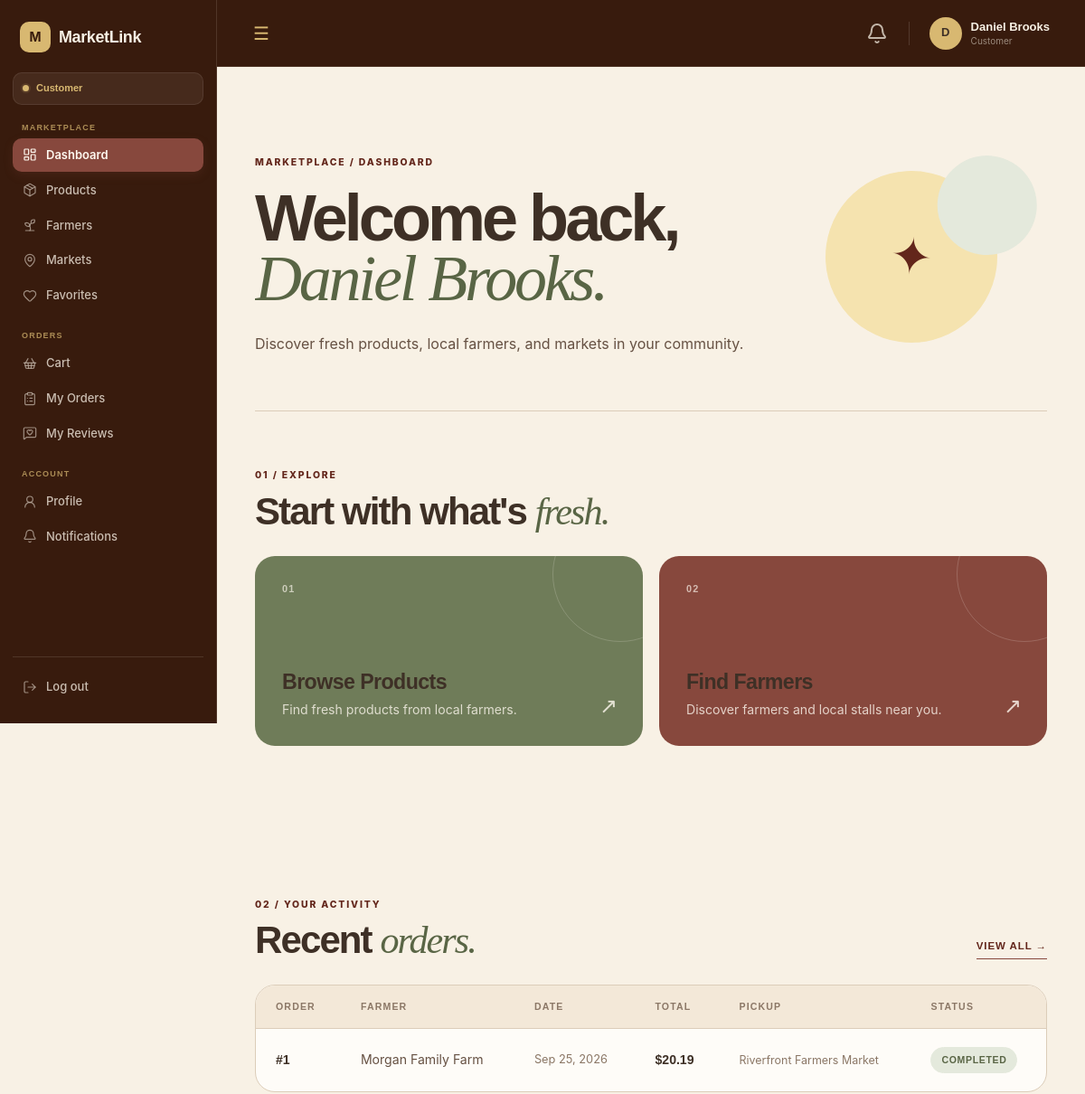
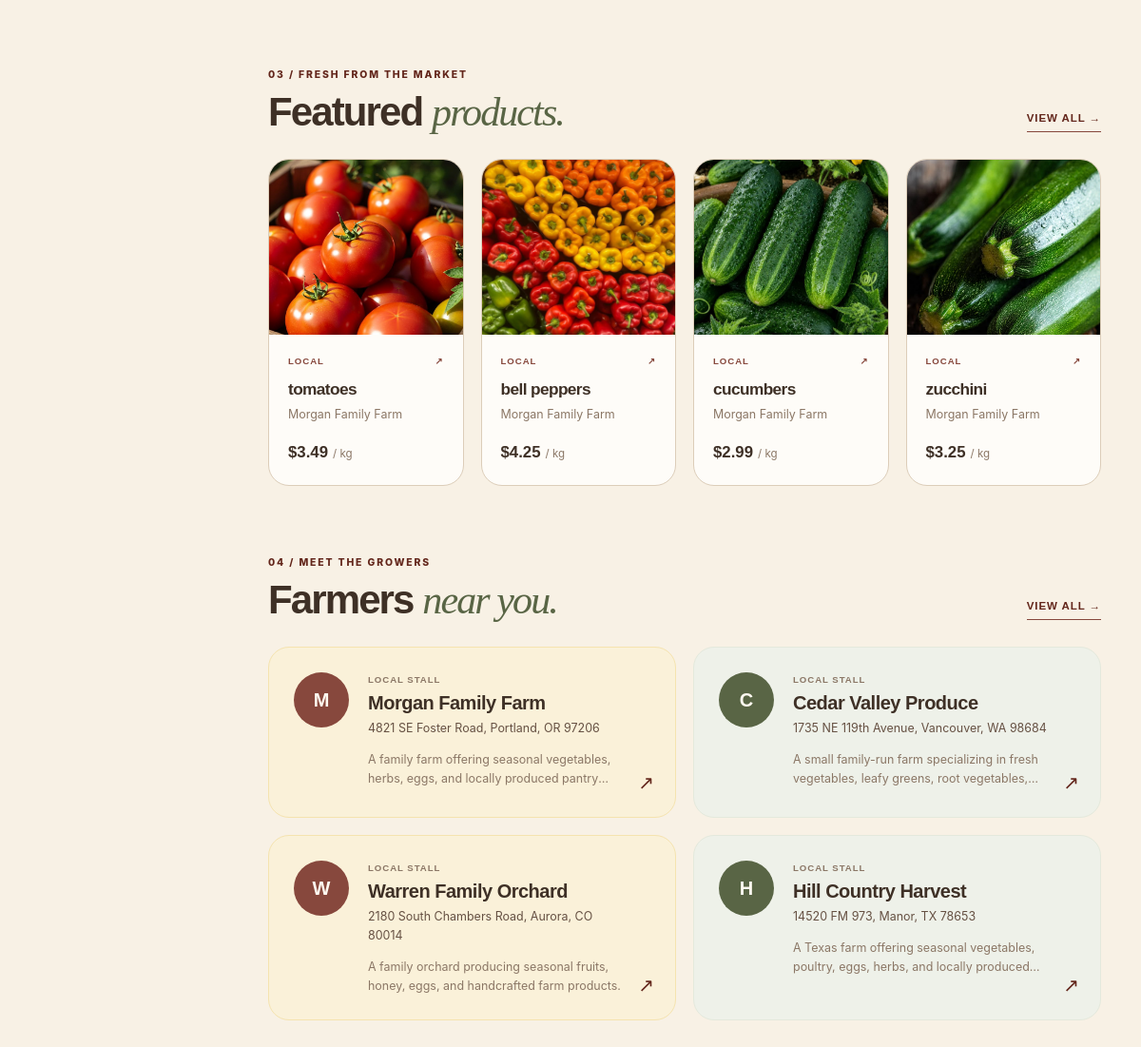
/customer/dashboard.php (signed in), run on the app's committed database (2 pictures, top to bottom).
### tables this page shows
CREATE TABLE `orders` (
  `id` int(10) UNSIGNED NOT NULL,
  `customer_id` int(10) UNSIGNED NOT NULL,
  `farmer_id` int(10) UNSIGNED NOT NULL,
  `market_id` int(10) UNSIGNED NOT NULL,
  `pickup_slot_id` int(10) UNSIGNED NOT NULL,
  `pickup_date` date DEFAULT NULL,
  `status` enum('pending','accepted','preparing','ready','completed','cancelled') NOT NULL DEFAULT 'pending',
  `subtotal` decimal(10,2) NOT NULL DEFAULT 0.00,
  `notes` text DEFAULT NULL,
  `created_at` timestamp NOT NULL DEFAULT current_timestamp(),
  `updated_at` timestamp NOT NULL DEFAULT current_timestamp() ON UPDATE current_timestamp()
);

CREATE TABLE `farmers` (
  `id` int(10) UNSIGNED NOT NULL,
  `user_id` int(10) UNSIGNED NOT NULL,
  `stall_name` varchar(150) NOT NULL,
  `contact_person` varchar(100) DEFAULT NULL,
  `description` text DEFAULT NULL,
  `address` varchar(255) DEFAULT NULL,
  `latitude` decimal(10,8) DEFAULT NULL,
  `longitude` decimal(11,8) DEFAULT NULL,
  `approval_status` enum('pending','approved','rejected') NOT NULL DEFAULT 'pending',
  `created_at` timestamp NOT NULL DEFAULT current_timestamp(),
  `updated_at` timestamp NOT NULL DEFAULT current_timestamp() ON UPDATE current_timestamp()
);

CREATE TABLE `markets` (
  `id` int(10) UNSIGNED NOT NULL,
  `name` varchar(150) NOT NULL,
  `description` text DEFAULT NULL,
  `address` varchar(255) NOT NULL,
  `latitude` decimal(10,8) DEFAULT NULL,
  `longitude` decimal(11,8) DEFAULT NULL,
  `opening_time` time DEFAULT NULL,
  `closing_time` time DEFAULT NULL,
  `operating_days` varchar(100) DEFAULT NULL,
  `map_provider` varchar(50) NOT NULL DEFAULT 'OpenStreetMap',
  `status` enum('active','inactive') NOT NULL DEFAULT 'active',
  `created_at` timestamp NOT NULL DEFAULT current_timestamp(),
  `updated_at` timestamp NOT NULL DEFAULT current_timestamp() ON UPDATE current_timestamp()
);

CREATE TABLE `products` (
  `id` int(10) UNSIGNED NOT NULL,
  `farmer_id` int(10) UNSIGNED NOT NULL,
  `category_id` int(10) UNSIGNED NOT NULL,
  `name` varchar(150) NOT NULL,
  `description` text DEFAULT NULL,
  `price` decimal(10,2) NOT NULL,
  `unit` varchar(50) NOT NULL,
  `stock_quantity` decimal(10,2) NOT NULL DEFAULT 0.00,
  `image` varchar(255) DEFAULT NULL,
  `is_available` tinyint(1) NOT NULL DEFAULT 1,
  `moderation_status` enum('pending','approved','rejected') NOT NULL DEFAULT 'approved',
  `moderation_reason` text DEFAULT NULL,
  `created_at` timestamp NOT NULL DEFAULT current_timestamp(),
  `updated_at` timestamp NOT NULL DEFAULT current_timestamp() ON UPDATE current_timestamp()
);

### includes/auth.php (called while the page is built, shortened)
<?php
function getUserId(): ?int
{
    return $_SESSION['user_id'] ?? null;
}
function getUserName(): ?string
{
    return $_SESSION['name'] ?? null;
}

### includes/functions.php (called while the page is built, shortened)
<?php
function e($value): string
{
    return htmlspecialchars(
        (string) $value,
        ENT_QUOTES,
        'UTF-8'
    );
}
function formatPrice(float|int $price): string
{
    return number_format($price, 2);
}
function formatDate(string $date): string
{
    return date('M d, Y', strtotime($date));
}

### customer/dashboard.php (the view, shortened to what this page needs)
<?php
require_once __DIR__ . '/../includes/include.php';
$user_id = getUserId();
$user_name = getUserName();
$orders = [];
$stmt = $conn->prepare("
    SELECT
        orders.id,
        farmers.stall_name,
        markets.name AS market_name,
        orders.status,
        orders.subtotal,
        orders.created_at
    FROM orders
    JOIN farmers
        ON orders.farmer_id = farmers.id
    JOIN markets
        ON orders.market_id = markets.id
    WHERE orders.customer_id = ?
    ORDER BY orders.created_at DESC
    LIMIT 5
");
$stmt->bind_param("i", $user_id);
$stmt->execute();
$result = $stmt->get_result();
while ($row = $result->fetch_assoc()) {
    $orders[] = $row;
}
$featured_products = [];
$stmt = $conn->prepare("
    SELECT
        p.id,
        p.name,
        p.price,
        p.unit,
        p.image,
        f.id AS farmer_id,
        f.stall_name
    FROM products p
    JOIN farmers f
        ON p.farmer_id = f.id
    WHERE p.is_available = 1
      AND p.moderation_status = ?
      AND f.approval_status = ?
    ORDER BY p.created_at DESC
    LIMIT 4
");
$moderation_status = M_APPROVED;
$approval_status = A_APPROVED;
$stmt->bind_param(
    "ss",
    $moderation_status,
    $approval_status
);
$stmt->execute();
$result = $stmt->get_result();
while ($row = $result->fetch_assoc()) {
    $featured_products[] = $row;
}
$farmers = [];
$stmt = $conn->prepare("
    SELECT
        id,
        stall_name,
        description,
        address
    FROM farmers
    WHERE approval_status = ?
    ORDER BY created_at DESC
    LIMIT 4
");
$approval_status = A_APPROVED;
$stmt->bind_param(
    "s",
    $approval_status
);
$stmt->execute();
$result = $stmt->get_result();
while ($row = $result->fetch_assoc()) {
    $farmers[] = $row;
}
?>
<!DOCTYPE html>
<html lang="en">
<head>
    <link
        rel="stylesheet"
        href="../assets/css/base.css"
    >
    <link
        rel="stylesheet"
        href="../assets/css/navbar.css"
    >
    <link
        rel="stylesheet"
        href="../assets/css/dashboard.css"
    >
    <link
        rel="stylesheet"
        href="../assets/css/sidebar.css"
    >
</head>
<body>
    <?php include __DIR__ . '/../includes/navbar.php'; ?>
    <?php include __DIR__ . '/../includes/sidebar.php'; ?>
    <main class="main-content customer-dashboard">
        <section class="customer-hero">
            <div class="customer-hero-copy">
                <span class="eyebrow">
                    MARKETPLACE / DASHBOARD
                </span>
                <h1>
                    Welcome back,
                    <em><?= e($user_name) ?>.</em>
                </h1>
                <p>
                    Discover fresh products, local farmers,
                    and markets in your community.
                </p>
            </div>
            <div class="customer-hero-mark">
                <span>✦</span>
            </div>
        </section>
        <section class="customer-actions">
            <div class="customer-section-intro">
                <span class="eyebrow">
                    01 / Explore
                </span>
                <h2>
                    Start with what's
                    <em>fresh.</em>
                </h2>
            </div>
            <div class="customer-action-grid">
                <a
                    href="products.php"
                    class="customer-action-card action-products"
                >
                    <span class="action-number">01</span>
                    <div class="action-content">
                        <h3>Browse Products</h3>
                        <p>
                            Find fresh products from local farmers.
                        </p>
                    </div>
                    <span class="action-arrow">↗</span>
                </a>
                <a
                    href="farmers.php"
                    class="customer-action-card action-farmers"
                >
                    <span class="action-number">02</span>
                    <div class="action-content">
                        <h3>Find Farmers</h3>
                        <p>
                            Discover farmers and local stalls near you.
                        </p>
                    </div>
                    <span class="action-arrow">↗</span>
                </a>
            </div>
        </section>
        <section class="customer-section customer-orders-section">
            <div class="customer-section-heading">
                <div>
                    <span class="eyebrow">
                        02 / Your activity
                    </span>
                    <h2>
                        Recent <em>orders.</em>
                    </h2>
                </div>
                <a
                    href="orders.php"
                    class="section-link"
                >
                    View all →
                </a>
            </div>
            <?php if (empty($orders)): ?>
                <div class="customer-empty-state">
                    <span class="empty-mark">✦</span>
                    <div>
                        <h3>No orders yet</h3>
                        <p>
                            Browse products from local farmers
                            and place your first order.
                        </p>
                        <a
                            href="products.php"
                            class="btn btn-primary btn-sm"
                        >
                            Browse Products
                        </a>
                    </div>
                </div>
            <?php else: ?>
                <div class="customer-orders-table">
                    <table class="dashboard-table">
                        <thead>
                            <tr>
                                <th>Order</th>
                                <th>Farmer</th>
                                <th>Date</th>
                                <th>Total</th>
                                <th>Pickup</th>
                                <th>Status</th>
                            </tr>
                        </thead>
                        <tbody>
                            <?php foreach ($orders as $order): ?>
                                <tr>
                                    <td class="table-primary">
                                        #<?= (int) $order['id'] ?>
                                    </td>
                                    <td>
                                        <?= e($order['stall_name']) ?>
                                    </td>
                                    <td class="table-secondary">
                                        <?= formatDate($order['created_at']) ?>
                                    </td>
                                    <td class="table-total">
                                        $<?= number_format($order['subtotal'], 2) ?>
                                    </td>
                                    <td class="table-muted">
                                        <?= e($order['market_name']) ?>
                                    </td>
                                    <td>
                                        <span
                                            class="table-status <?= e($order['status']) ?>"
                                        >
                                            <?= e(ucfirst($order['status'])) ?>
                                        </span>
                                    </td>
                                </tr>
                            <?php endforeach; ?>
                        </tbody>
                    </table>
                </div>
            <?php endif; ?>
        </section>
        <section class="customer-section">
            <div class="customer-section-heading">
                <div>
                    <span class="eyebrow">
                        03 / Fresh from the market
                    </span>
                    <h2>
                        Featured <em>products.</em>
                    </h2>
                </div>
                <a
                    href="products.php"
                    class="section-link"
                >
                    View all →
                </a>
            </div>
            <?php if (empty($featured_products)): ?>
                <div class="customer-placeholder">
                    <p>
                        No products are available yet.
                    </p>
                </div>
            <?php else: ?>
                <div class="customer-product-grid">
                    <?php foreach ($featured_products as $product): ?>
                        <a
                            href="product_details.php?id=<?= (int) $product['id'] ?>&from=dashboard"
                            class="customer-product-card"
                        >
                            <div class="customer-product-image">
                                <?php if (!empty($product['image'])): ?>
                                    <img
                                        src="../<?= e($product['image']) ?>"
                                        alt="<?= e($product['name']) ?>"
                                    >
                                <?php else: ?>
                                    <span>No image</span>
                                <?php endif; ?>
                            </div>
                            <div class="customer-product-info">
                                <div class="product-card-topline">
                                    <span>LOCAL</span>
                                    <span>↗</span>
                                </div>
                                <h3>
                                    <?= e($product['name']) ?>
                                </h3>
                                <p class="customer-product-farmer">
                                    <?= e($product['stall_name']) ?>
                                </p>
                                <div class="customer-product-price">
                                    <strong>
                                        $<?= formatPrice($product['price']) ?>
                                    </strong>
                                    <span>
                                        / <?= e($product['unit']) ?>
                                    </span>
                                </div>
                            </div>
                        </a>
                    <?php endforeach; ?>
                </div>
            <?php endif; ?>
        </section>
        <section class="customer-section customer-farmers-section">
            <div class="customer-section-heading">
                <div>
                    <span class="eyebrow">
                        04 / Meet the growers
                    </span>
                    <h2>
                        Farmers <em>near you.</em>
                    </h2>
                </div>
                <a
                    href="farmers.php"
                    class="section-link"
                >
                    View all →
                </a>
            </div>
            <?php if (empty($farmers)): ?>
                <div class="customer-placeholder">
                    <p>
                        No approved farmers are available yet.
                    </p>
                </div>
            <?php else: ?>
                <div class="customer-farmer-grid">
                    <?php foreach ($farmers as $farmer): ?>
                        <a
                            href="farmer_details.php?id=<?= (int) $farmer['id'] ?>"
                            class="customer-farmer-card"
                        >
                            <div class="customer-farmer-icon">
                                <?= strtoupper(
                                    substr(
                                        $farmer['stall_name'],
                                        0,
                                        1
                                    )
                                ) ?>
                            </div>
                            <div class="customer-farmer-info">
                                <div class="farmer-card-label">
                                    LOCAL STALL
                                </div>
                                <h3>
                                    <?= e($farmer['stall_name']) ?>
                                </h3>
                                <?php if (!empty($farmer['address'])): ?>
                                    <p class="customer-farmer-address">
                                        <?= e($farmer['address']) ?>
                                    </p>
                                <?php endif; ?>
                                <?php if (!empty($farmer['description'])): ?>
                                    <p class="customer-farmer-description">
                                        <?= e($farmer['description']) ?>
                                    </p>
                                <?php endif; ?>
                            </div>
                            <span class="customer-farmer-arrow">
                                ↗
                            </span>
                        </a>
                    <?php endforeach; ?>
                </div>
            <?php endif; ?>
        </section>
    </main>
</body>
</html>

### data on the page
orders: id "1", farmer.stall_name "Morgan Family Farm", created_at "Sep 25, 2026", subtotal "20.19", market.name "Riverfront Farmers Market", status "COMPLETED"
products: image+name (picture), name "tomatoes", farmer.stall_name "Morgan Family Farm", price "3.49", unit "kg"
products: image (picture), name "bell peppers", farmer.stall_name "Morgan Family Farm", price "4.25", unit "kg"
products: image+name (picture), name "cucumbers", farmer.stall_name "Morgan Family Farm", price "2.99", unit "kg"
products: image+name (picture), name "zucchini", farmer.stall_name "Morgan Family Farm", price "3.25", unit "kg"
farmers: stall_name "M", stall_name "Morgan Family Farm", address "4821 SE Foster Road, Portland, OR 97206", description "A family farm offering seasonal vegetables, herbs, eggs, and locally produced…"
farmers: stall_name "C", stall_name "Cedar Valley Produce", address "1735 NE 119th Avenue, Vancouver, WA 98684", description "A small family-run farm specializing in fresh vegetables, leafy greens, root…"
farmers: stall_name "W", stall_name "Warren Family Orchard", address "2180 South Chambers Road, Aurora, CO 80014", description "A family orchard producing seasonal fruits, honey, eggs, and handcrafted farm products."
farmers: stall_name "H", stall_name "Hill Country Harvest", address "14520 FM 973, Manor, TX 78653", description "A Texas farm offering seasonal vegetables, poultry, eggs, herbs, and locally…"

### other printed values
$_SESSION['name'] "Daniel Brooks"
$_SESSION['role'] "Customer"
$user_name "Daniel Brooks"
